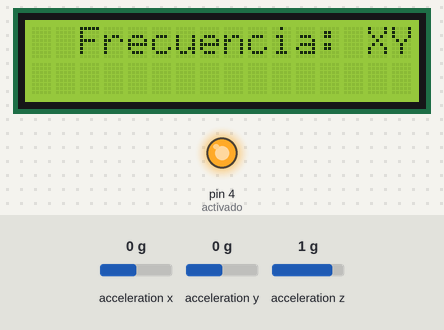
Bench run of a sketch on a simulated Arduino Uno, built with avr-gcc and run on an emulated ATmega328P. Shown: 16×2 character LCD, output pins drawn as LEDs (lit = HIGH). The inputs (shaded band) are chosen by the test bench; at power-on: acceleration x 0 g, acceleration z 1 g, acceleration y 0 g. What the sketch prints to the serial monitor is not drawn.

Above: at 1.2 s.
1.3 s: acceleration x set to -1.4 g
At 3.0 s:
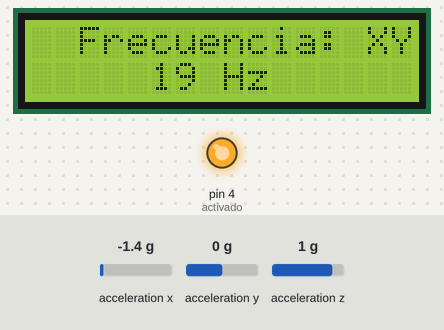
4.3 s: acceleration z set to 0.6 g
At 6.0 s:
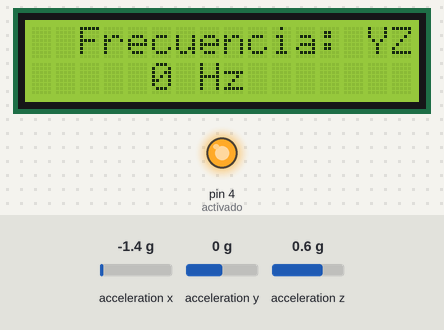
6.8 s: acceleration y set to -0.8 g
At 9.7 s:
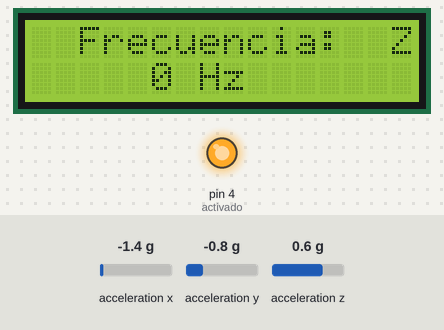
9.8 s: acceleration y set to -0.6 g
At 14.33 s:
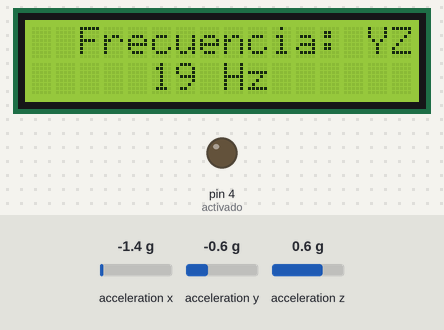
Timing chart, 0 to 14.4 s (numbered marks = the images above; inputs shaded):
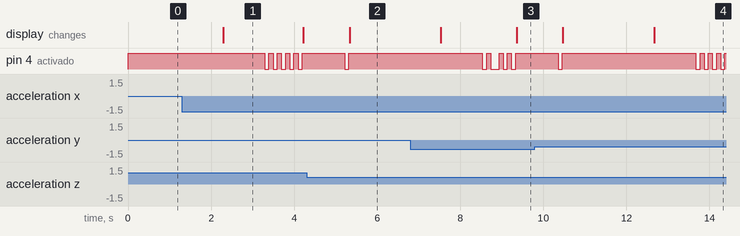

Measured:
- the behaviour switches between 0.8 and 0.7 g on acceleration z (found by bisection; images 1 and 2)
- the behaviour switches between -0.8 and -0.7 g on acceleration y (found by bisection; images 3 and 4)
- after the input at 1.3 s, the display: changes after 0.99 s (image 1)
- after the input at 4.3 s, pin 4 (activado): goes on until 5.3 s, then stays HIGH; the display: changes after 1.0 s (image 2)
- after the input at 6.8 s, the display: first changes after 0.73 s (image 3 shows a later state)
- after the input at 9.8 s, the display: first changes after 0.67 s (image 4 shows a later state)
- what the display in image 1 shows lasts 1.9 s, from 2.3 s to 4.2 s

The sketch:

Frecuencia_con_ADXL345.ino
```cpp
/*
 * SAIS V1.0.1
 * PRUEBA PARA OBTENER FRECUENCIA DE UN SISMO
 * 25/05/23
 * MAIN CODER: RICARDO ESTRADA
 */
 // librerias
#include <SPI.h>
#include <Wire.h>
#include <SparkFun_ADXL345.h>
#include <LiquidCrystal_I2C.h>

//Directivas
#define activado 4
#define direccion_lcd 0x3F
#define filas 2
#define columnas 16

//Variables
float mov;
int freq;
byte sismo1 = 0;
byte sismo2 = 1;
byte sismo3 = 8;
byte sismo4 = 14;
byte sismo5 = 30;


//Constructor
ADXL345 adxl = ADXL345();
LiquidCrystal_I2C PANTALLA(direccion_lcd, columnas, filas);

//Funciones
float frecuencia_sismo();
int escala_sismica();
void setup() {
  analogReference(EXTERNAL);
   Serial.begin(9600);
   Serial.println("Iniciar");
   Serial.println();
   adxl.powerOn();
   adxl.setRangeSetting(16);
   pinMode(activado, OUTPUT);
   digitalWrite(activado, HIGH);
   PANTALLA.init();
  PANTALLA.backlight();

}

void loop() {
  PANTALLA.setCursor(0,0);
  PANTALLA.print("  Frecuencia:  ");
  freq = frecuencia_sismo();
  Serial.println(freq);
  PANTALLA.setCursor(5,1);
  PANTALLA.print(freq);
  PANTALLA.print(" Hz  ");
  delay(1000);
  escala_sismica();
}

float frecuencia_sismo(){
  mov = 0;
  int x,y,z;
  float suma_x=0;
  float suma_y=0;
  float suma_z=0;
  adxl.readAccel(&x, &y, &z);
   if( abs(x) < 25 && abs(y) < 25 && abs(z) > 25){ // SAIS EN PLANO X,Y HORIZONTAL
    PANTALLA.setCursor(14,0);
   PANTALLA.print("XY");
    for(int t=0; t<1000; t++){
      adxl.readAccel(&x, &y, &z);
   suma_x = suma_x+abs(x);
   suma_y = suma_y+abs(y);
   delay(1);
   }
   }
   if( abs(x) > 25 && abs(y) < 25 && abs(z) < 25){  // SAIS EN PLANO Y,Z HORIZONTAL
    PANTALLA.setCursor(14,0);
   PANTALLA.print("YZ");
    for(int t=0; t<1000; t++){
      adxl.readAccel(&x, &y, &z);
   suma_x = suma_z+abs(z);
   suma_y = suma_y+abs(y);
   delay(1);
    }
   }
   if( abs(x) < 25 && abs(y) > 25 && abs(z) < 25){  // SAIS EN PLANO X,Z HORIZONTAL
    PANTALLA.setCursor(14,0);
   PANTALLA.print("XZ");
    for(int t=0; t<1000; t++){
      adxl.readAccel(&x, &y, &z);
   suma_x = suma_x+abs(x);
   suma_y = suma_z+abs(z);
   delay(1);
    }
   }
  mov = abs(suma_x+suma_y+suma_z)/1000;
  Serial.print(x);Serial.print(",");Serial.print(y);Serial.print(",");Serial.println(z);
  return mov;
  }

int escala_sismica(){
  if(freq == sismo1){
  Serial.println("Sin Sismo");
  digitalWrite(activado, LOW);
  delay(100);
  digitalWrite(activado, HIGH);
  }
  if(freq >= sismo2 && freq <= sismo3){
  Serial.println("Sismo Categoria 2");
  digitalWrite(activado, LOW);
  delay(100);
  digitalWrite(activado, HIGH);
  delay(100);
  digitalWrite(activado, LOW);
  delay(100);
  digitalWrite(activado, HIGH);
  }
  if(freq >= sismo3 && freq <= sismo4){
  Serial.println("Sismo Categoria 2");
  digitalWrite(activado, LOW);
  delay(100);
  digitalWrite(activado, HIGH);
  delay(100);
  digitalWrite(activado, LOW);
  delay(100);
  digitalWrite(activado, HIGH);
  delay(100);
  digitalWrite(activado, LOW);
  delay(100);
  digitalWrite(activado, HIGH);
  }
  if(freq >= sismo4 && freq <= sismo5){
  Serial.println("Sismo Categoria 2");
  digitalWrite(activado, LOW);
  delay(100);
  digitalWrite(activado, HIGH);
  delay(100);
  digitalWrite(activado, LOW);
  delay(100);
  digitalWrite(activado, HIGH);
  delay(100);
  digitalWrite(activado, LOW);
  delay(100);
  digitalWrite(activado, HIGH);
  delay(100);
  digitalWrite(activado, LOW);
  delay(100);
  digitalWrite(activado, HIGH);
  delay(100);
  digitalWrite(activado, LOW);
  delay(100);
  digitalWrite(activado, HIGH);
  }
  }
```
